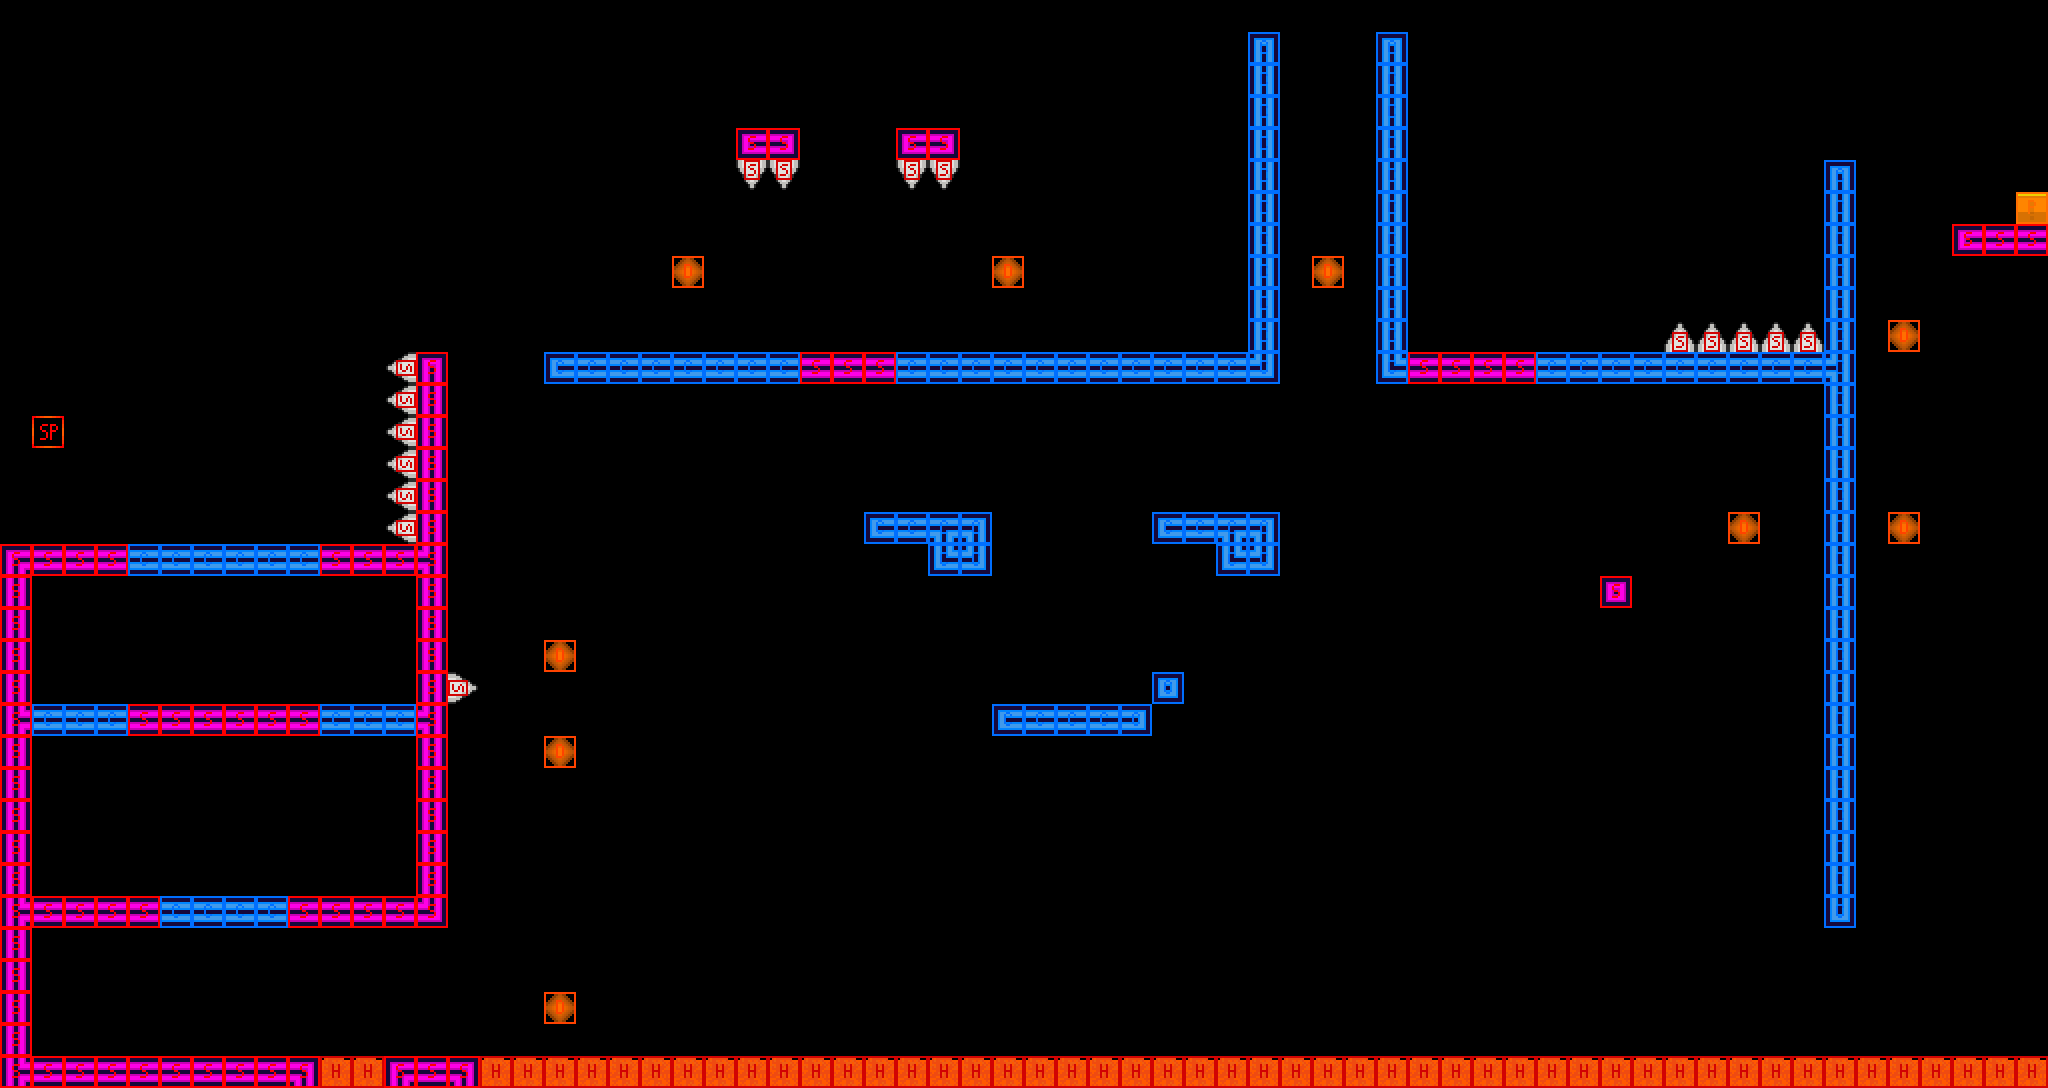

A level layout from a 2D game, rendered from its tile map. Below: a short description, then the map file with tile-grid data replaced by summaries:
An orthogonal 64x34 tile map with 32x32 px tiles, 2 tile layers (normal, collision), 2 tilesets.

<map version="1.10" tiledversion="1.11.1" orientation="orthogonal" renderorder="right-down" width="64" height="34" tilewidth="32" tileheight="32" infinite="0" nextlayerid="3" nextobjectid="1">
 <tileset firstgid="1" source="normal_tileset.tsx" />
 <tileset firstgid="65" source="collision_tileset.tsx" />
 <layer id="1" name="normal" width="64" height="34">
  <data>[2176 cells, 267 non-empty, 30 distinct tile ids]</data>
 </layer>
 <layer id="2" name="collision" width="64" height="34">
  <data>[2176 cells, 268 non-empty, 10 distinct tile ids]</data>
 </layer>
</map>
